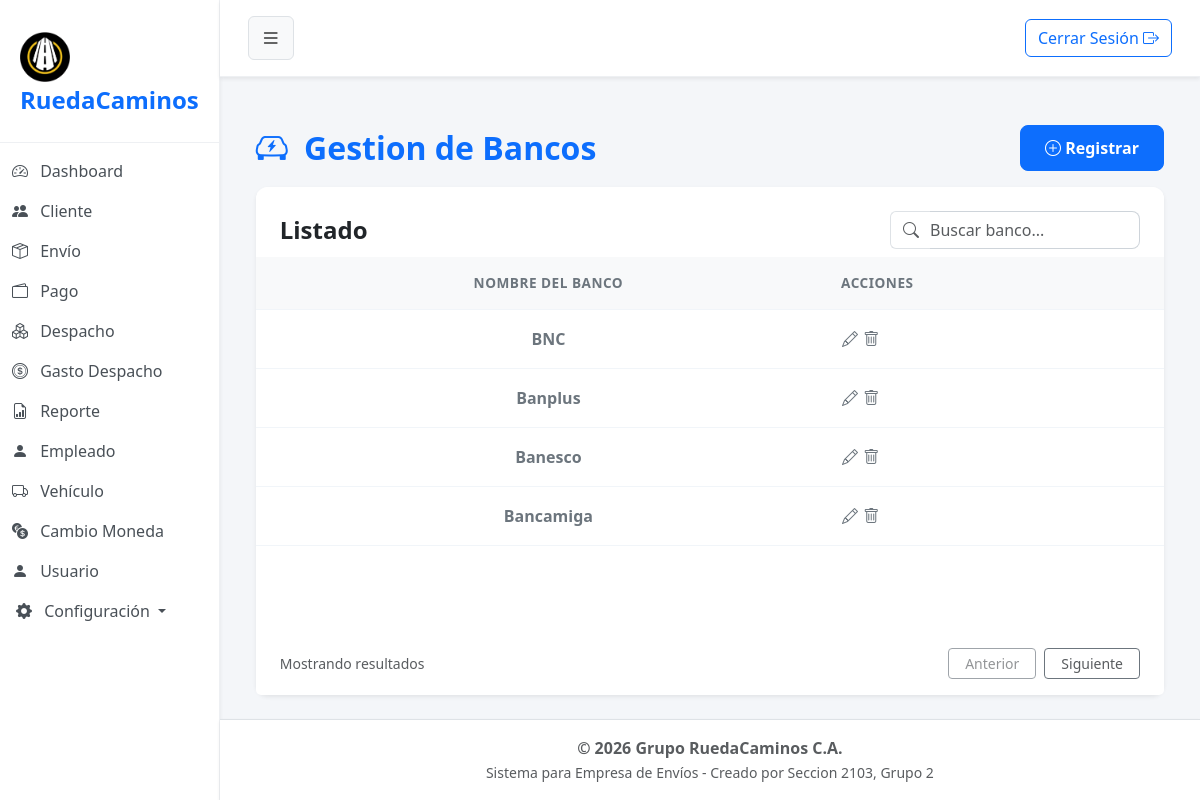
The app's page /?url=banco (signed in), older data.
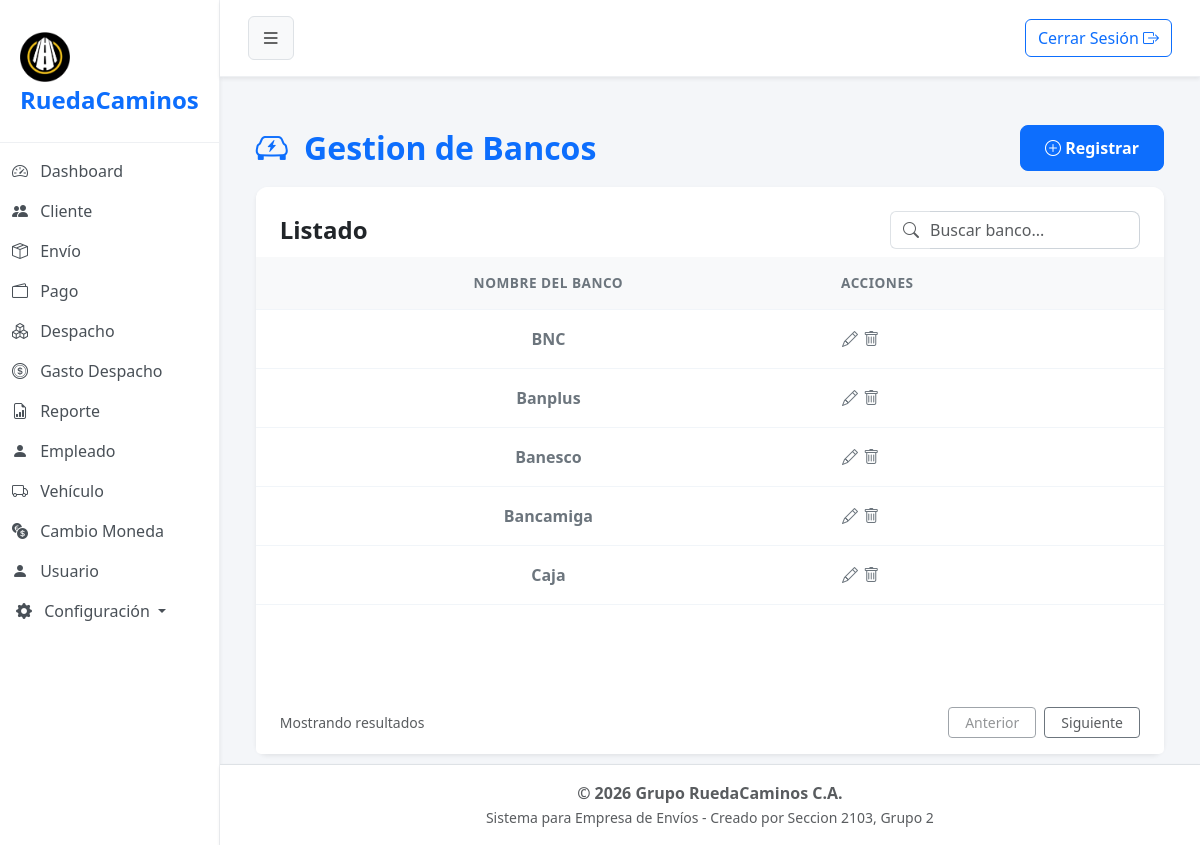
The same page, newer data.
### tables this page shows
CREATE TABLE `banco` (
  `cod_banco` int(1) NOT NULL,
  `nombre` varchar(20) NOT NULL,
  `estado` tinyint(1) NOT NULL
);

### app/controller/bancoController.php (called while the page is built, shortened)
<?php
$banco = new Banco();
$registros = $banco->obt_RegistrosBanco();
    include 'app/view/layout/header.php';
    include 'app/view/banco/bancoView.php';
    include 'app/view/layout/footer.php';
?>

### index.php (called while the page is built, shortened)
<?php
    $frontController = new FrontController();
?>

### app/config/Conexion.php (called while the page is built, shortened)
<?php
abstract class Conexion
{
    public $host = "localhost";
    public $namedb = "grupo_ruedacaminos";
    public $userdb = "root";
    public $passwd = "";
    public function __construct()
    {
        $this->conexion = $this->getConnection();
    }
    public function getConnection(): PDO
    {
        try {
            $dsn = "mysql:host=" . $this->host . ";dbname=" . $this->namedb . ";charset=utf8";
            $conexion = new PDO($dsn, $this->userdb, $this->passwd);
            $conexion->setAttribute(PDO::ATTR_ERRMODE, PDO::ERRMODE_EXCEPTION);
        } catch (PDOException $error) {
            die('No se pudo conectar a la base de datos, error:' . $error->getMessage());
        }
        return $conexion;
    }
}

### app/model/Banco.php (called while the page is built, shortened)
<?php
class Banco extends Conexion
{
    public function obt_RegistrosBanco()
    {
        try {
            $sentencia = "SELECT * FROM banco WHERE estado = 1";
            $consulta = $this->conexion->prepare($sentencia);
            $consulta->execute();
            return $consulta->fetchAll(\PDO::FETCH_ASSOC);
        } catch (\PDOException $e) {
            echo "Error al obtener los registros de banco: " . $e->getMessage();
            return [];
        }
    }
}

### app/view/banco/componentes/tabla.php (the view)
<div class="card-body p-0">
    <div class="table-responsive">
        <table class="table table-hover align-middle mb-0">
            <thead class="table-light table-header-custom">
                <tr>
                    <th class="ps-4 text-center">NOMBRE DEL BANCO</th>
                    <th class="text-start pe-4">ACCIONES</th>
                </tr>
            </thead>
            <tbody>
                <?php foreach ($registros as $dato): ?>
                <tr>
                    <td class="ps-4 text-center fw-bold text-secondary"><?= $dato['nombre'] ?></td>
                    <td class="text-start pe-4">
                            <button type="button" class="btn btn-link text-secondary p-0 m-0 align-baseline" title="Actualizar" data-bs-toggle="modal" data-bs-target="#modalBanco"
                                datos-cod-banco="<?= $dato['cod_banco'] ?>"
                                datos-nombre="<?= $dato['nombre'] ?>"
                                datos-estado="<?= $dato['estado'] ?>"
                                >
                                <i class="bi bi-pencil"></i>
                            </button>
                        <a href="#" class="text-secondary btn-eliminar"
                                datos-cod-banco="<?= $dato['cod_banco'] ?>" >
                                <i class="bi bi-trash"></i>
                        </a>
                    </td>
                </tr>
                <?php endforeach; ?>
                </tbody>
        </table>
    </div>
</div>

### app/controller/FrontController.php (shortened to what this page needs)
<?php
class FrontController
{
    private $dir;
    private $controller;
    private $url;
    public function __construct()
    {
        if (!isset($_SESSION['usuario'])) {
            $this->url = 'login';
        } else {
            (isset( $_REQUEST["url"]) && !empty($_REQUEST["url"]))? $this->url = $_REQUEST["url"] : $this->url = 'dashboard';
        }
        $this->dir = 'app/controller/';
        $this->controller = 'Controller.php';
        $this->getURL();
    }
    private function getURL()
    {
        if (file_exists($this->dir . $this->url . $this->controller)) {
            require_once($this->dir . $this->url . $this->controller);
        } else {
            echo "<h2>Error 404: Módulo no encontrado</h2>";
            echo "<p>El controlador para '{$this->url}' no existe.</p>";
            echo "<a href='?url=dashboard'>Volver al inicio</a>";
        }
    }
}

### app/view/layout/header.php (shortened to what this page needs)
<!DOCTYPE html>
<html lang="es">
<head>
    <link href="assets/css/bootstrap.min.css" rel="stylesheet">
    <link href="assets/css/styles.css" rel="stylesheet">
    <link href="assets/icons/bootstrap-icons/font/bootstrap-icons.min.css" rel="stylesheet">
    <link rel="stylesheet" href="https://unpkg.com/leaflet@1.9.4/dist/leaflet.css"
 />
    <link rel="stylesheet" href="https://unpkg.com/leaflet-routing-machine@latest/dist/leaflet-routing-machine.css" />
    <link rel="stylesheet" href="https://unpkg.com/leaflet-control-geocoder/dist/Control.Geocoder.css" />
</head>
<?php if (isset($_SESSION['usuario'])): ?>
    <body>
        <?php
        $current_url = (isset($_GET['url']) && !empty($_GET['url'])) ? $_GET['url'] : 'dashboard';
        ?>
        <div class="d-flex" id="wrapper">
            <div id="sidebar-wrapper" class="shadow-sm">
                <div class="sidebar-heading">
                    <img src="app/view/img/logo2.png" alt="Logo" class="img-fluid mt-2" style="max-width: 50px;">RuedaCaminos
                </div>
                <div class="list-group list-group-flush mt-2">
                    <a href="?url=dashboard" class="list-group-item list-group-item-action <?= $current_url == 'dashboard' ? 'active' : '' ?>">
                        <i class="bi bi-speedometer2 me-2"></i> Dashboard
                    </a>
                    <a href="?url=cliente" class="list-group-item list-group-item-action <?= $current_url == 'cliente' ? 'active' : '' ?>">
                        <i class="bi bi-people-fill me-2"></i> Cliente
                    </a>
                    <a href="?url=envio" class="list-group-item list-group-item-action <?= $current_url == 'envio' ? 'active' : '' ?>">
                        <i class="bi bi-box-seam me-2"></i> Envío
                    </a>
                    <a href="?url=pago" class="list-group-item list-group-item-action <?= $current_url == 'pago' ? 'active' : '' ?>">
                        <i class="bi bi-wallet2 me-2"></i> Pago
                    </a>
                    <a href="?url=despacho" class="list-group-item list-group-item-action <?= $current_url == 'despacho' ? 'active' : '' ?>">
                        <i class="bi bi-boxes me-2"></i> Despacho
                    </a>
                    <a href="?url=gastodespacho" class="list-group-item list-group-item-action <?= $current_url == 'gastodespacho' ? 'active' : '' ?>">
                        <i class="bi bi-coin me-2"></i> Gasto Despacho
                    </a>
                    <a href="?url=reporte" class="list-group-item list-group-item-action <?= $current_url == 'reporte' ? 'active' : '' ?>">
                        <i class="bi bi-file-earmark-bar-graph me-2"></i> Reporte
                    </a>
                    <?php if ($_SESSION['usuario']['rol'] == '6'): ?>
                        <a href="?url=empleado" class="list-group-item list-group-item-action <?= $current_url == 'empleado' ? 'active' : '' ?>">
                            <i class="bi bi-person-fill me-2"></i> Empleado
                        </a>
                        <a href="?url=vehiculo" class="list-group-item list-group-item-action <?= $current_url == 'vehiculo' ? 'active' : '' ?>">
                            <i class="bi bi-truck me-2"></i> Vehículo
                        </a>
                        <a href="?url=cambiomoneda" class="list-group-item list-group-item-action <?= $current_url == 'cambiomoneda' ? 'active' : '' ?>">
                            <i class="bi bi-currency-exchange me-2"></i> Cambio Moneda
                        </a>
                        <a href="?url=usuario" class="list-group-item list-group-item-action <?= $current_url == 'usuario' ? 'active' : '' ?>">
                            <i class="bi bi-person-fill me-2"></i> Usuario
                        </a>
                        <div class=" dropdown-center">
                            <button type="button" class="btn list-group-item dropdown-toggle text-start w-100" data-bs-toggle="dropdown" aria-expanded="false">
                                <i class="bi bi-gear-fill me-2"></i> Configuración
                            </button>
                        </div>
                    <?php else: ?>
                        <a href="?url=cambiomoneda" class="list-group-item list-group-item-action <?= $current_url == 'cambiomoneda' ? 'active' : '' ?>">
                            <i class="bi bi-currency-exchange me-2"></i> Cambio Moneda
                        </a>
                    <?php endif; ?>
                </div>
            </div>
            <div id="page-content-wrapper" class="d-flex flex-column min-vh-100 w-100">
                <nav class="navbar navbar-expand-lg navbar-light shadow-sm">
                    <div class="container-fluid">
                        <button class="btn btn-light border" id="sidebarToggle"><i class="bi bi-list fs-5"></i></button>
                        <div class="ms-auto d-flex align-items-center">
                            <form action="?url=login" method="post">
                                <button type="submit" class="btn btn-outline-primary" name="Solicitud" value="cerrar">
                                    Cerrar Sesión <i class="bi bi-box-arrow-right"></i>
                                </button>
                            </form>
                        </div>
                    </div>
                </nav>
                <main class="container-fluid">
                <?php endif; ?>

### app/view/banco/bancoView.php (shortened to what this page needs)
<main class="container-fluid py-5 px-4">
    <div class="row">
        <div class="col-12 mb-4">
            <header class="d-flex justify-content-between align-items-center mb-3">
                <h2 class="mb-0 text-primary fw-bold"><i class="bi bi-ev-front me-2"></i> Gestion de Bancos</h2>
                <button type="button" class="btn btn-primary" title="Registrar" data-bs-toggle="modal" data-bs-target="#modalBanco">
                    <i class="bi bi-plus-circle"></i> Registrar
                </button>
            </header>
            <section class="card shadow-sm border-0 h-100">
                <div class="card-header bg-white border-bottom-0 pt-4 pb-2 px-4 d-flex justify-content-between align-items-center">
                    <h4 class="mb-0 fw-bold">Listado</h4>
                    <div class="input-group" style="max-width: 250px;">
                        <span class="input-group-text bg-transparent border-end-0 text-muted">
                            <i class="bi bi-search"></i>
                        </span>
                        <input type="text" class="form-control border-start-0 ps-0 text-muted" id="inputBusqueda" placeholder="Buscar banco...">
                    </div>
                </div>
                <?php require 'componentes/tabla.php'; ?>
                <footer class="card-footer bg-white border-top-0 d-flex justify-content-between align-items-center px-4 py-3">
                    <span class="text-muted small">Mostrando resultados</span>
                    <div class="d-flex gap-2">
                        <button class="btn btn-outline-secondary btn-sm px-3 text-muted" disabled>Anterior</button>
                        <button class="btn btn-outline-secondary btn-sm px-3 text-muted">Siguiente</button>
                    </div>
                </footer>
            </section>
        </div>
    </div>
</main>

### app/view/layout/footer.php (shortened to what this page needs)
</main>
<footer class="bg-white text-center py-3 mt-auto border-top w-100 shadow-sm">
    <div class="container-fluid">
        <p class="mb-0 text-muted fw-semibold">&copy; <?= date('Y') ?> Grupo RuedaCaminos C.A.</p>
        <small class="text-muted">Sistema para Empresa de Envíos - Creado por Seccion 2103, Grupo 2</small>
    </div>
</footer>
</div>
</div>
</body>
</html>

### assets/css/styles.css (style rules this page uses)
body { background-color: #f4f6f9; font-family: "Segoe UI", Tahoma, Geneva, Verdana, sans-serif; overflow-x: hidden; }
#wrapper { display: flex; transition: all 0.3s ease-in-out; }
#sidebar-wrapper { min-height: 100vh; width: 250px; background-color: #ffffff; border-right: 1px solid #eef0f3; transition: margin 0.25s ease-out; }
#sidebar-wrapper .sidebar-heading { padding: 1.5rem 1.25rem; font-size: 1.5rem; font-weight: 800; color: #0d6efd; border-bottom: 1px solid #eef0f3; }
#sidebar-wrapper .list-group { width: 100%; }
#page-content-wrapper { min-width: 0; width: 100%; display: flex; flex-direction: column; }
.list-group-item { border: none; padding: 0.5em 0.75em; font-weight: 500; color: #495057; border-left: 4px solid transparent; }
.navbar { background-color: #ffffff; border-bottom: 1px solid #eef0f3; padding: 1rem; }
.card { box-shadow: 0 4px 12px rgba(0, 0, 0, 0.05); border: none; border-radius: 12px; margin-bottom: 1.5rem; }
.card-header { background-color: #ffffff; border-bottom: 1px solid #eef0f3; font-weight: 600; border-top-left-radius: 12px !important; border-top-right-radius: 12px !important; }
.form-control, .form-select { border-radius: 8px; border-color: #ced4da; }
.btn-primary, .btn-success { border-radius: 8px; padding: 10px 24px; font-weight: 600; }
.table> :not(caption)>*>* { padding: 1rem 0.75rem; border-bottom-color: #f1f5f9; }
.table-header-custom th { color: #6c757d; font-weight: 600; font-size: 0.85rem; letter-spacing: 0.5px; }

Row changes from the older to the newer data that the page shows:
added banco: nombre "Caja"
